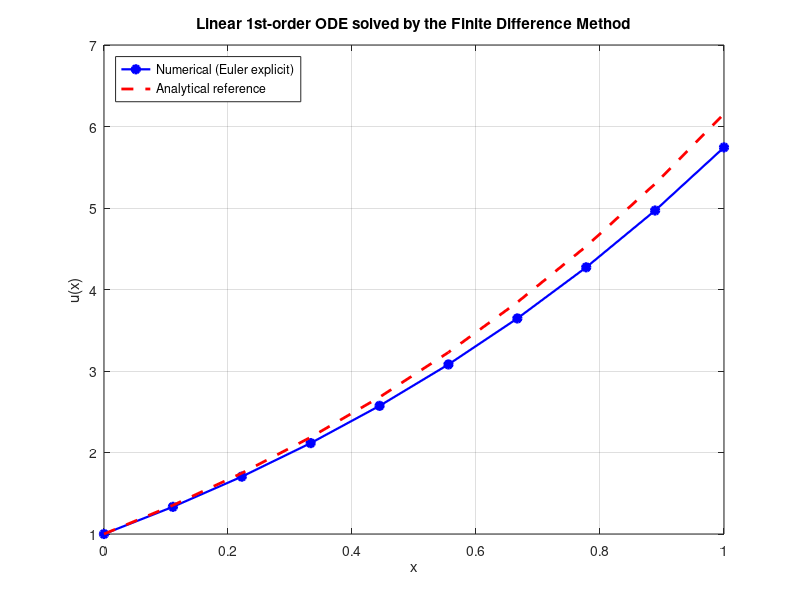

Recreate this plot in MATLAB.
%% 03_ode_linear_basic.m
%  Solve the linear first-order ODE
%       du/dx - u(x) = a,    u(0) = T0,    x in [0, L]
%  by the explicit Euler scheme derived from a first-order Taylor expansion.
%  Compare against the analytical solution u(x) = (T0 + a)*exp(x) - a.
%
%  (Derived from SE2_Exemple1_MDF.m)
%
%  Author : M. JANANE ALLAH (Medium Article 1, FDM Fundamentals)

clc; clear; close all;

%% Physical parameters
L  = 1;          % domain length
a  = 2;          % RHS constant
T0 = 1;          % initial condition u(0)

%% Numerical parameters
N = 10;                  % number of grid nodes
h = L / (N - 1);         % spatial step
x = linspace(0, L, N);

%% Allocation and initial condition
U = zeros(1, N);
U(1) = T0;

%% Explicit Euler scheme  ->  U(i+1) = (1 + h)*U(i) + a*h
for i = 1:N-1
    U(i+1) = (1 + h) * U(i) + a*h;
end

%% Analytical reference
T_exact = (T0 + a) * exp(x) - a;

%% Plot
figure('Color', 'w', 'Position', [100 100 800 500]);
plot(x, U,        'bo-', 'LineWidth', 1.6, 'MarkerFaceColor', 'b'); hold on;
plot(x, T_exact,  'r--', 'LineWidth', 2.0);
grid on; box on;
xlabel('x'); ylabel('u(x)');
legend('Numerical (Euler explicit)', 'Analytical reference', 'Location', 'NorthWest');
title('Linear 1st-order ODE solved by the Finite Difference Method');

%% Quantitative error
err_max = max(abs(U - T_exact));
fprintf('Maximum absolute error : %.3e\n', err_max);
